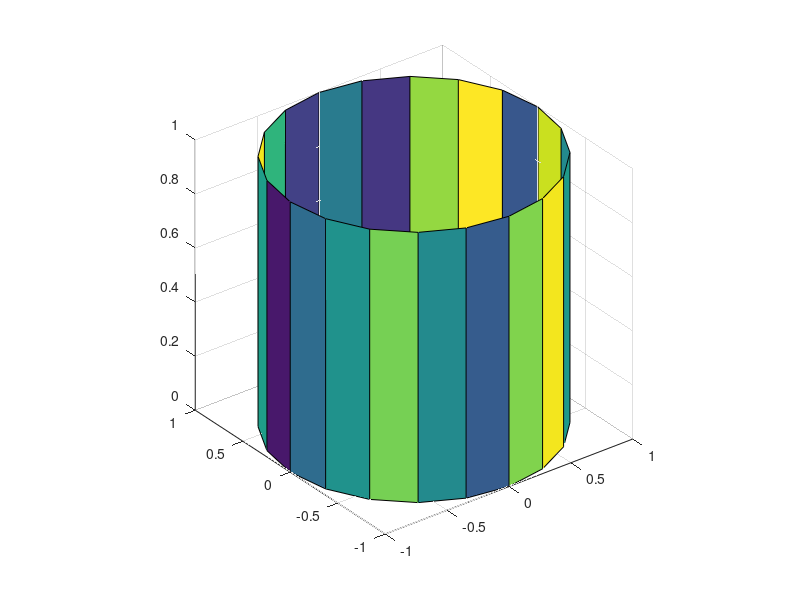

The MATLAB source for this figure:
%Dibuja cilidro con franjas de colores
cylinder
axis square
h = findobj('Type','surface');
set(h,'CData',rand(size(get(h,'CData'))))
